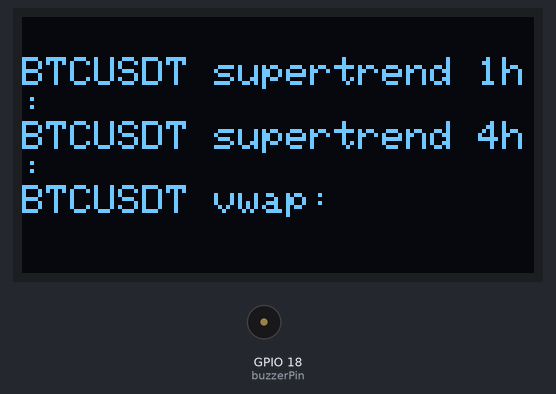
Simulated run of this sketch. Board: ESP32. Parts: 128×64 one-colour display, buzzer (waves = sounding, pin HIGH). WiFi joins after 1.5 s; servers stay silent unless stated; what the sketch prints to the serial monitor is not drawn.

Above: at 10.7 s.
At 31.6 s:
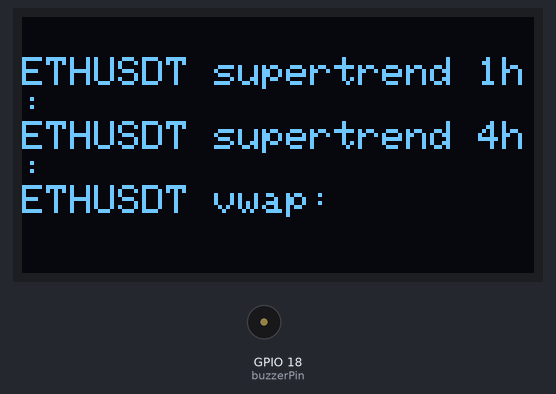

Measured:
- what the display in image 0 shows lasts 6.6 s, from 10.7 s to 17.3 s
- what the display in image 1 shows lasts 7.6 s, from 31.6 s to 39.2 s

The sketch:

accrocchio.ino
```cpp
#include <WiFi.h>
#include <HTTPClient.h>
#include <Wire.h>
#include <Adafruit_GFX.h>
#include <Adafruit_SSD1306.h>

#define SCREEN_WIDTH 128 // OLED display width, in pixels
#define SCREEN_HEIGHT 64 // OLED display height, in pixels

Adafruit_SSD1306 display(SCREEN_WIDTH, SCREEN_HEIGHT, &Wire, -1);


char* ssid = "YOUS_SSID";
const char* password = "YOUR_SSID_PASSWORD";
const char* api_host = "YOUR_TUNNELED_HOST";
const char simboli[2][10] = {"BTCUSDT","ETHUSDT"};
//const char  simboli[2][10] = {"ETHUSDT","ETHUSDT"};
const int buzzerPin = 18;


String richiesta(String endpoint){
  if (WiFi.status() == WL_CONNECTED) { //Check WiFi connection status
    HTTPClient http;    //Object of class HTTPClient

    http.begin(endpoint);  //Specify request destination
    int httpCode = http.GET();                 //Send the request
    String payload = http.getString();       //Get the response payload

    Serial.println(httpCode);   //Print HTTP return code
    Serial.println(payload);    //Print request response payload

    http.end();  //Close connection
    delay(2000);
    return payload;
  } else {
    String errore = "Error in WiFi connection";
    Serial.println("Error in WiFi connection");
    return errore;
  }

}

void setup() {
  // put your setup code here, to run once:
  Serial.begin(115200);
  pinMode(buzzerPin, OUTPUT);

  WiFi.begin(ssid, password);

  while (WiFi.status() != WL_CONNECTED) {
    delay(1000);
    Serial.println("Connecting to WiFi...");
  }
  Serial.println("Connected to WiFi");

  if(!display.begin(SSD1306_SWITCHCAPVCC, 0x3C)) { // Address 0x3D for 128x64
    Serial.println(F("SSD1306 allocation failed"));
    for(;;);
  }
  delay(2000);
  display.clearDisplay();

  display.setTextSize(1);
  display.setTextColor(WHITE);
  display.setCursor(0, 10);
}

void loop() {

  int lunghezza_array = sizeof(simboli)/sizeof(simboli[0]);
  // put your main code here, to run repeatedly:
  for (int i = 0; i < lunghezza_array; i++){

    String endpoint_vwap_strat = String(api_host) + "/" + String(simboli[i]) + "/5m" + "/vwap_3";
    String endpoint_st_1h = String(api_host) + "/" + String(simboli[i]) + "/1h" + "/supertrend_strat";
    String endpoint_st_4h = String(api_host) + "/" + String(simboli[i]) + "/4h" + "/supertrend_strat";

    Serial.println(endpoint_st_4h);
    Serial.println(endpoint_st_1h);
    Serial.println(endpoint_vwap_strat);

    String bool_vwap = richiesta(endpoint_vwap_strat);
    String bool_st1 = richiesta(endpoint_st_1h);
    String bool_st4 = richiesta(endpoint_st_4h);

    if (bool_vwap == "true" || bool_st1 == "true" || bool_st4 == "true"){
      digitalWrite(buzzerPin, HIGH);
      delay(1000);
      // turn off buzzer for 1 second
      digitalWrite(buzzerPin, LOW);
      delay(1000);  digitalWrite(buzzerPin, HIGH);
      delay(1000);
      // turn off buzzer for 1 second
      digitalWrite(buzzerPin, LOW);
      delay(1000);  digitalWrite(buzzerPin, HIGH);
      delay(1000);
      // turn off buzzer for 1 second
      digitalWrite(buzzerPin, LOW);
      delay(1000);
      Serial.println("GUARDA IL GRAFICO!!!!");


    }

    String st_1h = String(simboli[i]) + String(" supertrend 1h: ") + bool_st1;
    String vwap_5m = String(simboli[i])+ String(+ " vwap: ") + bool_vwap;
    String st_4h = String(simboli[i]) + String(" supertrend 4h: ") + bool_st4;

    Serial.println(st_1h);
    Serial.println(st_4h);
    Serial.println(vwap_5m);

    display.clearDisplay();

    display.setTextSize(1);
    display.setTextColor(WHITE);
    display.setCursor(0, 10);

    display.println(st_1h);
    display.println(st_4h);
    display.println(vwap_5m);
    display.display();

  }
  delay(1000);
}
```
